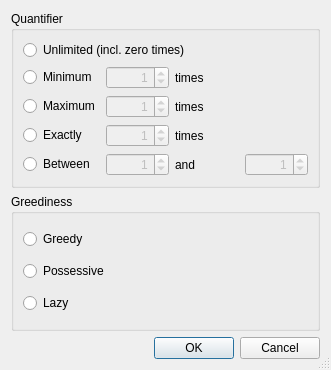
<?xml version="1.0" encoding="UTF-8"?>
<ui version="4.0">
 <class>QRegularExpressionWizardRepeatDialog</class>
 <widget class="QDialog" name="QRegularExpressionWizardRepeatDialog">
  <property name="geometry">
   <rect>
    <x>0</x>
    <y>0</y>
    <width>331</width>
    <height>370</height>
   </rect>
  </property>
  <property name="windowTitle">
   <string>Number of repetitions</string>
  </property>
  <property name="sizeGripEnabled">
   <bool>true</bool>
  </property>
  <layout class="QVBoxLayout" name="verticalLayout">
   <item>
    <widget class="QGroupBox" name="groupBox">
     <property name="title">
      <string>Quantifier</string>
     </property>
     <layout class="QGridLayout">
      <item row="2" column="2">
       <widget class="QLabel" name="textLabel1_6">
        <property name="text">
         <string>times</string>
        </property>
       </widget>
      </item>
      <item row="3" column="2">
       <widget class="QLabel" name="textLabel1_7">
        <property name="text">
         <string>times</string>
        </property>
       </widget>
      </item>
      <item row="1" column="2">
       <widget class="QLabel" name="textLabel1_5">
        <property name="text">
         <string>times</string>
        </property>
       </widget>
      </item>
      <item row="4" column="1">
       <widget class="QSpinBox" name="lowerSpin">
        <property name="enabled">
         <bool>false</bool>
        </property>
        <property name="alignment">
         <set>Qt::AlignRight</set>
        </property>
        <property name="value">
         <number>1</number>
        </property>
       </widget>
      </item>
      <item row="4" column="3">
       <widget class="QSpinBox" name="upperSpin">
        <property name="enabled">
         <bool>false</bool>
        </property>
        <property name="alignment">
         <set>Qt::AlignRight</set>
        </property>
        <property name="value">
         <number>1</number>
        </property>
       </widget>
      </item>
      <item row="4" column="2">
       <widget class="QLabel" name="textLabel6">
        <property name="text">
         <string>and</string>
        </property>
       </widget>
      </item>
      <item row="4" column="0">
       <widget class="QRadioButton" name="betweenButton">
        <property name="text">
         <string>Between</string>
        </property>
       </widget>
      </item>
      <item row="3" column="1">
       <widget class="QSpinBox" name="exactSpin">
        <property name="enabled">
         <bool>false</bool>
        </property>
        <property name="alignment">
         <set>Qt::AlignRight</set>
        </property>
        <property name="value">
         <number>1</number>
        </property>
       </widget>
      </item>
      <item row="3" column="0">
       <widget class="QRadioButton" name="exactButton">
        <property name="text">
         <string>Exactly</string>
        </property>
       </widget>
      </item>
      <item row="2" column="1">
       <widget class="QSpinBox" name="maxSpin">
        <property name="enabled">
         <bool>false</bool>
        </property>
        <property name="alignment">
         <set>Qt::AlignRight</set>
        </property>
        <property name="value">
         <number>1</number>
        </property>
       </widget>
      </item>
      <item row="2" column="0">
       <widget class="QRadioButton" name="maxButton">
        <property name="text">
         <string>Maximum</string>
        </property>
       </widget>
      </item>
      <item row="1" column="0">
       <widget class="QRadioButton" name="minButton">
        <property name="text">
         <string>Minimum</string>
        </property>
       </widget>
      </item>
      <item row="1" column="1">
       <widget class="QSpinBox" name="minSpin">
        <property name="enabled">
         <bool>false</bool>
        </property>
        <property name="alignment">
         <set>Qt::AlignRight</set>
        </property>
        <property name="value">
         <number>1</number>
        </property>
       </widget>
      </item>
      <item row="0" column="0" colspan="4">
       <widget class="QRadioButton" name="unlimitedButton">
        <property name="text">
         <string>Unlimited (incl. zero times)</string>
        </property>
       </widget>
      </item>
     </layout>
    </widget>
   </item>
   <item>
    <widget class="QGroupBox" name="groupBox_2">
     <property name="title">
      <string>Greediness</string>
     </property>
     <layout class="QVBoxLayout" name="verticalLayout_2">
      <item>
       <widget class="QRadioButton" name="greedyButton">
        <property name="text">
         <string>Greedy</string>
        </property>
       </widget>
      </item>
      <item>
       <widget class="QRadioButton" name="possessiveButton">
        <property name="text">
         <string>Possessive</string>
        </property>
       </widget>
      </item>
      <item>
       <widget class="QRadioButton" name="lazyButton">
        <property name="text">
         <string>Lazy</string>
        </property>
       </widget>
      </item>
     </layout>
    </widget>
   </item>
   <item>
    <widget class="QDialogButtonBox" name="buttonBox">
     <property name="orientation">
      <enum>Qt::Horizontal</enum>
     </property>
     <property name="standardButtons">
      <set>QDialogButtonBox::Cancel|QDialogButtonBox::Ok</set>
     </property>
    </widget>
   </item>
  </layout>
 </widget>
 <pixmapfunction>qPixmapFromMimeSource</pixmapfunction>
 <tabstops>
  <tabstop>unlimitedButton</tabstop>
  <tabstop>minButton</tabstop>
  <tabstop>minSpin</tabstop>
  <tabstop>maxButton</tabstop>
  <tabstop>maxSpin</tabstop>
  <tabstop>exactButton</tabstop>
  <tabstop>exactSpin</tabstop>
  <tabstop>betweenButton</tabstop>
  <tabstop>lowerSpin</tabstop>
  <tabstop>upperSpin</tabstop>
  <tabstop>greedyButton</tabstop>
  <tabstop>possessiveButton</tabstop>
  <tabstop>lazyButton</tabstop>
  <tabstop>buttonBox</tabstop>
 </tabstops>
 <resources/>
 <connections>
  <connection>
   <sender>minButton</sender>
   <signal>toggled(bool)</signal>
   <receiver>minSpin</receiver>
   <slot>setEnabled(bool)</slot>
   <hints>
    <hint type="sourcelabel">
     <x>53</x>
     <y>43</y>
    </hint>
    <hint type="destinationlabel">
     <x>121</x>
     <y>47</y>
    </hint>
   </hints>
  </connection>
  <connection>
   <sender>maxButton</sender>
   <signal>toggled(bool)</signal>
   <receiver>maxSpin</receiver>
   <slot>setEnabled(bool)</slot>
   <hints>
    <hint type="sourcelabel">
     <x>58</x>
     <y>68</y>
    </hint>
    <hint type="destinationlabel">
     <x>117</x>
     <y>67</y>
    </hint>
   </hints>
  </connection>
  <connection>
   <sender>exactButton</sender>
   <signal>toggled(bool)</signal>
   <receiver>exactSpin</receiver>
   <slot>setEnabled(bool)</slot>
   <hints>
    <hint type="sourcelabel">
     <x>61</x>
     <y>114</y>
    </hint>
    <hint type="destinationlabel">
     <x>162</x>
     <y>114</y>
    </hint>
   </hints>
  </connection>
  <connection>
   <sender>betweenButton</sender>
   <signal>toggled(bool)</signal>
   <receiver>lowerSpin</receiver>
   <slot>setEnabled(bool)</slot>
   <hints>
    <hint type="sourcelabel">
     <x>60</x>
     <y>143</y>
    </hint>
    <hint type="destinationlabel">
     <x>162</x>
     <y>143</y>
    </hint>
   </hints>
  </connection>
  <connection>
   <sender>betweenButton</sender>
   <signal>toggled(bool)</signal>
   <receiver>upperSpin</receiver>
   <slot>setEnabled(bool)</slot>
   <hints>
    <hint type="sourcelabel">
     <x>61</x>
     <y>143</y>
    </hint>
    <hint type="destinationlabel">
     <x>322</x>
     <y>143</y>
    </hint>
   </hints>
  </connection>
  <connection>
   <sender>buttonBox</sender>
   <signal>accepted()</signal>
   <receiver>QRegularExpressionWizardRepeatDialog</receiver>
   <slot>accept()</slot>
   <hints>
    <hint type="sourcelabel">
     <x>19</x>
     <y>190</y>
    </hint>
    <hint type="destinationlabel">
     <x>19</x>
     <y>211</y>
    </hint>
   </hints>
  </connection>
  <connection>
   <sender>buttonBox</sender>
   <signal>rejected()</signal>
   <receiver>QRegularExpressionWizardRepeatDialog</receiver>
   <slot>reject()</slot>
   <hints>
    <hint type="sourcelabel">
     <x>61</x>
     <y>192</y>
    </hint>
    <hint type="destinationlabel">
     <x>61</x>
     <y>210</y>
    </hint>
   </hints>
  </connection>
 </connections>
</ui>
